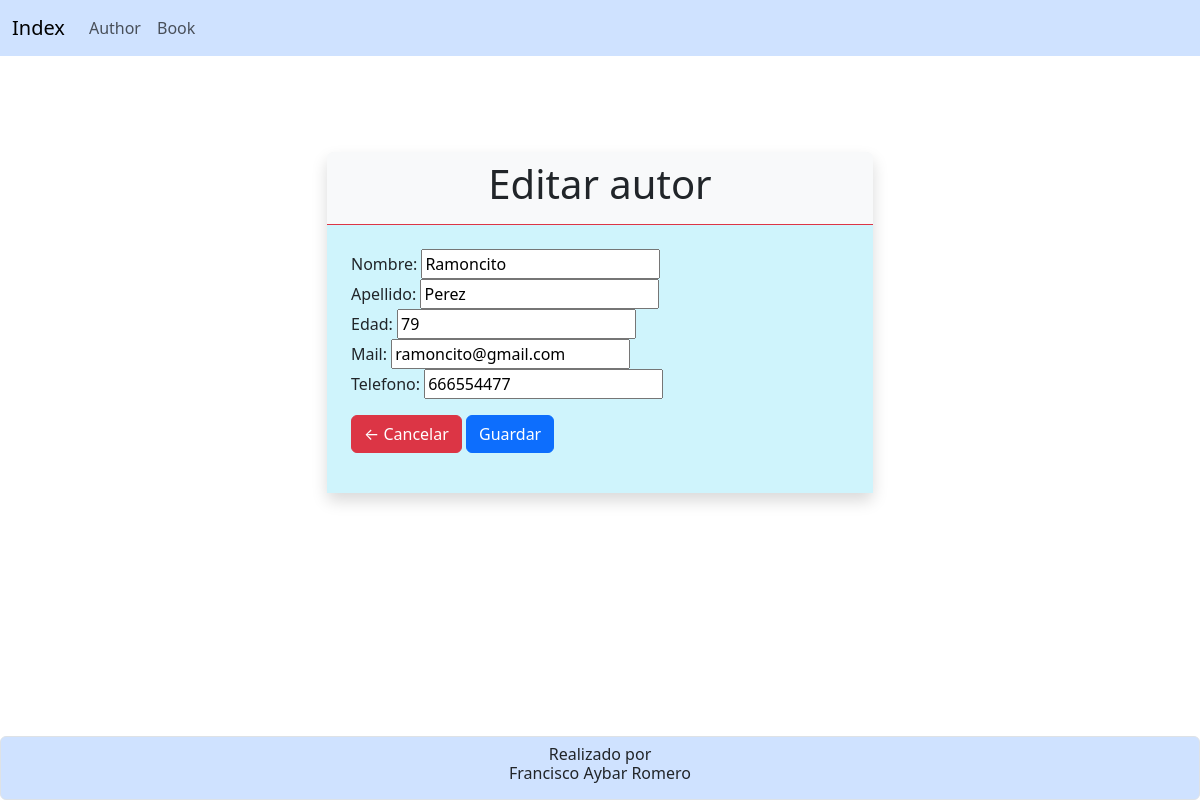
/author_update/4, run on an earlier commit of the app's database.
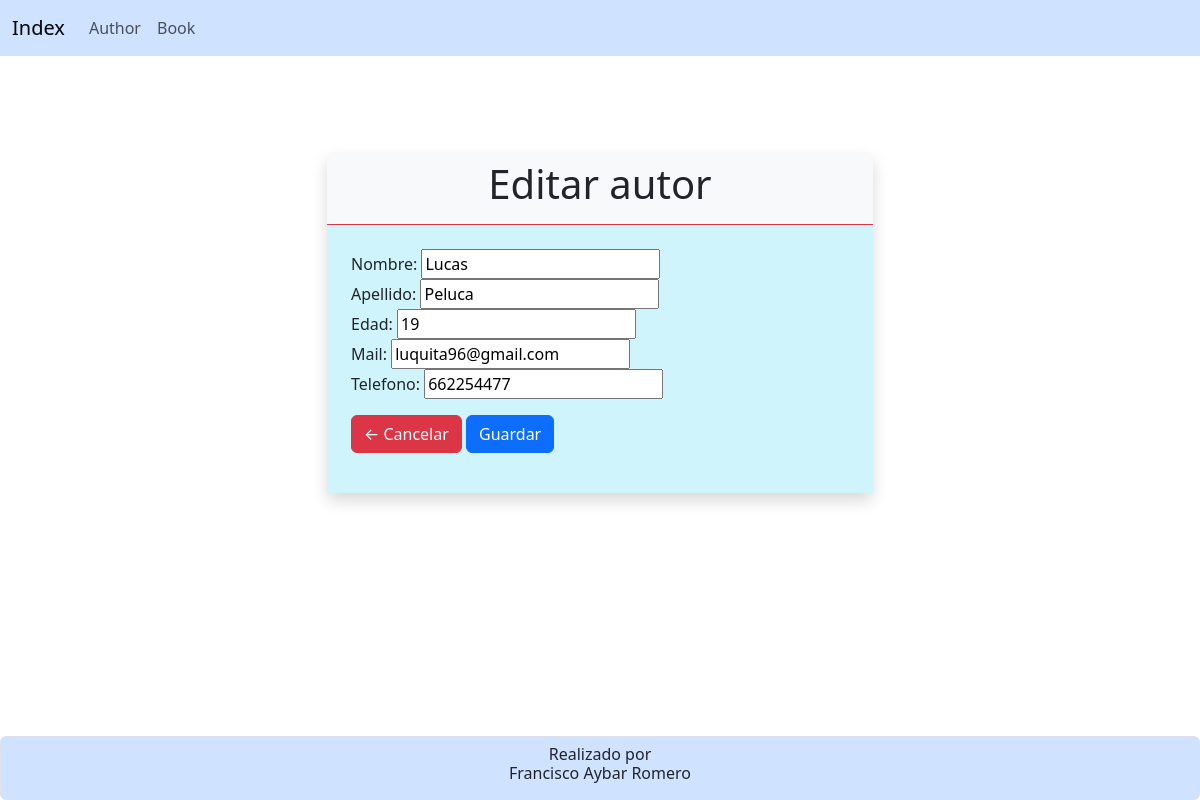
And on a later commit of the database.
### HolaMundo/models.py (models this page shows, shortened)
class Author (models.Model):
    name=models.CharField (
        verbose_name='Nombre', # etiqueta dentro de la tabla
        max_length= 100,
        default=''
    )
    last_name=models.CharField(
        verbose_name='Apellido',
        max_length=150,
        default=''
    )
    age=models.PositiveSmallIntegerField (
        verbose_name='Edad',
        max_length=3
    )
    mail=models.EmailField(
        verbose_name='Mail',
        max_length=150,
        default=''
    )
    telefono=models.CharField(
        verbose_name='Telefono',
        max_length=10,
        default=''
    )

### HolaMundo/views.py (the view, shortened to what this page needs)
# urls.py: path('author_update/<int:pk>', views.author_update),
def author_update (request, pk = None): #Recibe la clave del autor que queremos actualizar.
    author = Author.objects.get(pk = pk) #Nos buscará el registro que coincida con la clave que le
    if request.method == 'GET':
        author_form = AutorForm(instance = author) #todo form basado en un modelo tiene este atributo que
        return render (request,'author_update.html',{'author':author,'author_form':author_form}) #si la

### HolaMundo/forms.py
class AutorForm (forms.ModelForm): #Vamos a crear un formulario de Django , basado en un modelo, por eso hacemos la herencia
    class Meta:
        model = Author
        fields='__all__'

### HolaMundo/templates/author_update.html (shortened to what this page needs)
{%extends 'index.html'%}
{%block content%}
<div class="container my-5">
    <div class="row justify-content-center">
        <div class="col-12 col-md-8 col-lg-6">
            <section class="bg-light rounded shadow my-5">
                <div class="text-center py-2 border-bottom border-danger">
                    <h1>Editar autor</h1>
                </div>
                <article class="bg-info-subtle p-4">
                    <form action="" method="POST" class="form">
                        {{author_form}}
                        <div class="my-3">
                            <a href="/author/" class="btn btn-danger">← Cancelar</a>
                            <button type="submit" class="btn btn-primary">Guardar</button>
                        </div>
                    </form>
                </article>
            </section>
        </div>
    </div>
</div>
{%endblock content%}

What changed in the data, as far as the page shows it:
changed Author: name "Ramoncito" → "Lucas"; last_name "Perez" → "Peluca"; age "79" → "19"; mail "ramoncito@gmail.com" → "luquita96@gmail.com"; telefono "666554477" → "662254477"
